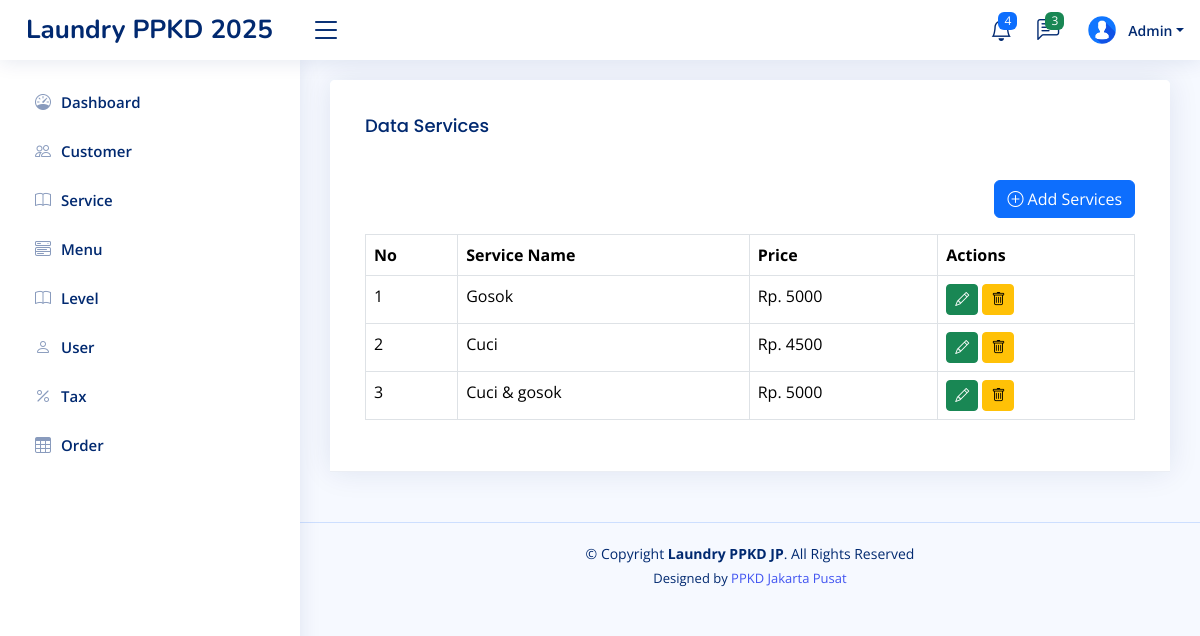
The page /home.php?page=service (signed in) on the database its author committed.
### tables this page shows
CREATE TABLE `level_menus` (
  `id` int(11) NOT NULL,
  `level_id` int(11) NOT NULL,
  `menu_id` int(11) NOT NULL,
  `created_at` timestamp NOT NULL DEFAULT current_timestamp(),
  `updated_at` timestamp NULL DEFAULT NULL ON UPDATE current_timestamp()
);

CREATE TABLE `menus` (
  `id` int(11) NOT NULL,
  `name` varchar(30) NOT NULL,
  `icon` varchar(30) NOT NULL,
  `link` varchar(30) NOT NULL,
  `order` int(11) NOT NULL,
  `created_at` timestamp NOT NULL DEFAULT current_timestamp(),
  `updated_at` timestamp NULL DEFAULT NULL ON UPDATE current_timestamp()
);

CREATE TABLE `services` (
  `id` int(11) NOT NULL,
  `name` varchar(50) NOT NULL,
  `price` int(11) NOT NULL,
  `description` text NOT NULL,
  `created_at` timestamp NOT NULL DEFAULT current_timestamp(),
  `updated_at` timestamp NULL DEFAULT NULL ON UPDATE current_timestamp()
);

### pages/service.php (the view, shortened to what this page needs)
<?php
$q_services = mysqli_query($config, "SELECT  * FROM services ORDER BY id DESC");
$services = mysqli_fetch_all($q_services, MYSQLI_ASSOC);
?>
<!DOCTYPE html>
<html lang="en">
<head>
</head>
<body>
    <div class="row">
        <div class="col-sm-12">
            <div class="card">
                <div class="card-header">
                    <div class="card-body">
                        <h3 class="card-title">Data Services</h3>
                    </div>
                    <div class="card-body">
                        <div class="d-flex mb-3 justify-content-end">
                            <a href="?page=tambah-service" class="btn btn-primary">
                                <i class="bi bi-plus-circle"></i> Add Services
                            </a>
                        </div>
                        <table class="table table-bordered">
                            <tr>
                                <th>No</th>
                                <th>Service Name</th>
                                <th>Price</th>
                                <th>Actions</th>
                            </tr>
                            <?php
                            foreach ($services as $key => $service) {
                            ?>
                                <tr>
                                    <td><?php echo $key + 1 ?></td>
                                    <td><?php echo $service['name'] ?></td>
                                    <td>Rp. <?php echo $service['price'] ?></td>
                                    <td>
                                        <a class="btn btn-success btn-sm"
                                            href="?page=tambah-service&edit=<?= $service['id'] ?>">
                                            <i class="bi bi-pencil"></i>
                                        </a>
                                        <form class="d-inline" action="?page=service&delete=<?= $service['id'] ?>"
                                            method="post" onclick="return confirm('Are you sure you want to delete?')">
                                            <button type="submit" class="btn btn-warning btn-sm">
                                                <i class="bi bi-trash"></i>
                                            </button>
                                        </form>
                                    </td>
                                </tr>
                            <?php
                            }
                            ?>
                        </table>
                    </div>
                </div>
            </div>
        </div>
    </div>
</body>
</html>

### inc/sidebar.php
<?php
$level_id = $_SESSION['LEVEL_ID'] ?? '';
$querylevelMenu = mysqli_query($config, "SELECT * FROM menus JOIN level_menus ON menus.id = level_menus.menu_id WHERE level_id = '$level_id' ORDER BY `order` ASC");
$rowLevelMenus = mysqli_fetch_all($querylevelMenu, MYSQLI_ASSOC);
?>
<aside id="sidebar" class="sidebar">
    <ul class="sidebar-nav" id="sidebar-nav">
        <?php foreach ($rowLevelMenus as $rowLevelMenu): ?>
            <li class="nav-item">
                <a class="nav-link collapsed" href="?page=<?= $rowLevelMenu['link'] ?>">
                    <i class="<?= $rowLevelMenu['icon'] ?>"></i>
                    <span><?= $rowLevelMenu['name'] ?></span>
                </a>
            </li>
        <?php endforeach ?>
</aside>

### assets/css/style.css (style rules this page uses)
:root { scroll-behavior: smooth; }
body { font-family: "Open Sans", sans-serif; background: #f6f9ff; color: #444444; }
a { color: #4154f1; text-decoration: none; }
h1, h2, h3, h4, h5, h6 { font-family: "Nunito", sans-serif; }
.card { margin-bottom: 30px; border: none; border-radius: 5px; box-shadow: 0px 0 30px rgba(1, 41, 112, 0.1); }
.card-header, .card-footer { border-color: #ebeef4; background-color: #fff; color: #798eb3; padding: 15px; }
.card-title { padding: 20px 0 15px 0; font-size: 18px; font-weight: 500; color: #012970; font-family: "Poppins", sans-serif; }
.card-body { padding: 0 20px 20px 20px; }
.sidebar { position: fixed; top: 60px; left: 0; bottom: 0; width: 300px; z-index: 996; transition: all 0.3s; padding: 20px; overflow-y: auto; scrollbar-width: thin; scrollbar-color: #aab7cf transparent; box-shadow: 0px 0px 20px rgba(1, 41, 112, 0.1); background-color: #fff; }
.sidebar-nav { padding: 0; margin: 0; list-style: none; }
.sidebar-nav li { padding: 0; margin: 0; list-style: none; }
.sidebar-nav .nav-item { margin-bottom: 5px; }
.sidebar-nav .nav-link { display: flex; align-items: center; font-size: 15px; font-weight: 600; color: #4154f1; transition: 0.3; background: #f6f9ff; padding: 10px 15px; border-radius: 4px; }
.sidebar-nav .nav-link i { font-size: 16px; margin-right: 10px; color: #4154f1; }
.sidebar-nav .nav-link.collapsed { color: #012970; background: #fff; }
.sidebar-nav .nav-link.collapsed i { color: #899bbd; }

### rows shown on the page
level_menus: menu.name "Dashboard"
level_menus: menu.name "Customer"
level_menus: menu.name "Service"
level_menus: menu.name "Menu"
level_menus: menu.name "Level"
level_menus: menu.name "User"
level_menus: menu.name "Tax"
level_menus: menu.name "Order"
services: name "Gosok", price "5000"
services: name "Cuci", price "4500"
services: name "Cuci & gosok", price "5000"

### other values the page prints
$_SESSION['NAME'] "Admin"
